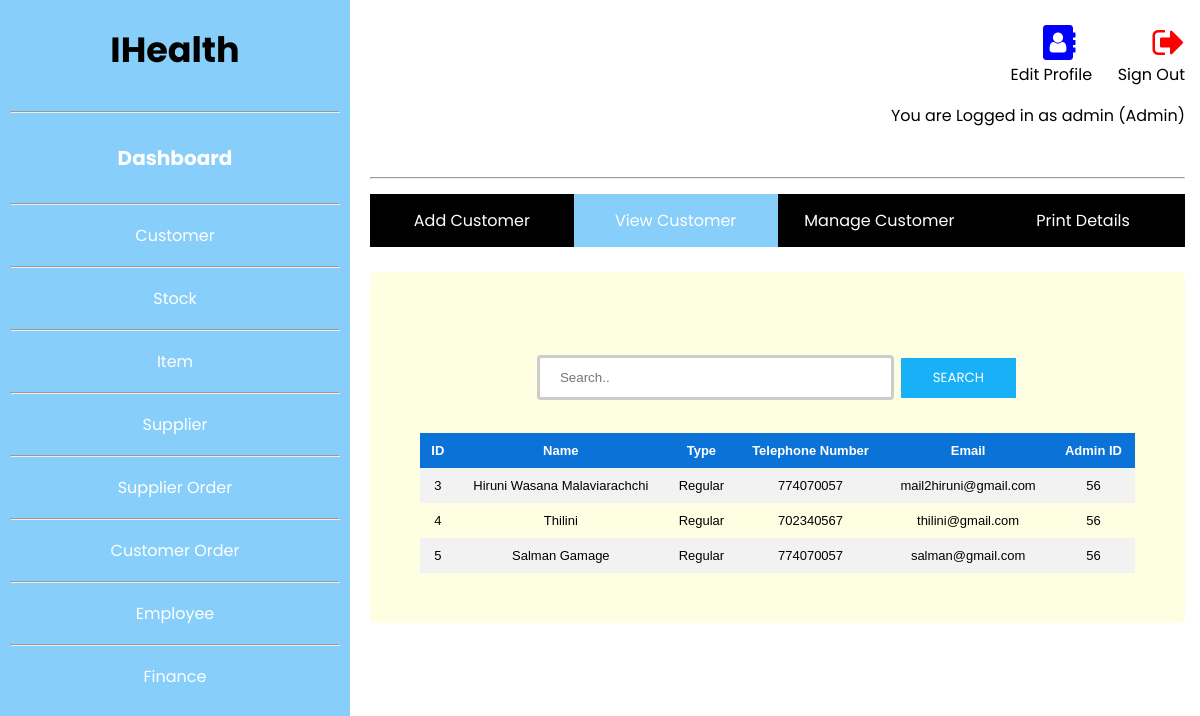
The app's page /src/Customer/ViewCustomer.php (signed in) with its own data.
### tables this page shows
CREATE TABLE `details` (
  `id` int(11) NOT NULL,
  `customername` text NOT NULL,
  `type` varchar(50) NOT NULL,
  `phoneno` int(10) NOT NULL,
  `email` varchar(100) NOT NULL,
  `adminid` int(11) NOT NULL
);

### src/Customer/ViewCustomer.php (the view, shortened to what this page needs)
<?php
include_once '../../config/connection.php';
$result = mysqli_query($conn,"SELECT * FROM details");
?>
<!DOCTYPE html>
<html lang="en">
<head>
<link rel="stylesheet" href="https://cdnjs.cloudflare.com/ajax/libs/font-awesome/4.7.0/css/font-awesome.min.css">
<link rel="stylesheet" href="../../public/css/View.css">
</head>
<body>
<?php
if (mysqli_num_rows($result) > 0) {
?>
<?php include('../../public/includes/header.php') ?>
  	<br>
  	<div class="row" style="margin-top: -18px;">
	<div class="navbar">
  		<ul>
		  <li><a href="AddCusDetails.php">Add Customer</a></li>
		  <li><a class="active" href="ViewCustomer.php">View Customer</a></li>
		  <li><a href="ManageCustomer.php">Manage Customer</a></li>
		  <li><a href="PrintDetails.php">Print Details</a></li>
		</ul>
		</div>
  	</div>
  	<br>
  	<div class="row form1">
  		<br>
  		<form action="#">
		    <center><input type="text" name="search" placeholder="Search..">
		  	<input type="submit" value="Search"></center>
		  	<br>
		  	<table>
			  <tr>
			    <th>ID</th>
			    <th>Name</th>
			    <th>Type</th>
			    <th>Telephone Number</th>
			    <th>Email</th>
				<th>Admin ID</th>
			  </tr>
			  	<?php
					while($row = mysqli_fetch_array($result)) {
				?>
			  <tr>
			    <td><?php echo $row["id"]; ?></td>
			    <td><?php echo $row["customername"]; ?></td>
			    <td><?php echo $row["type"]; ?></td>
			    <td><?php echo $row["phoneno"]; ?></td>
			    <td><?php echo $row["email"]; ?></td>
				<td><?php echo $row["adminid"]; ?></td>
			  </tr>
			  	<?php
					}
				?>
			</table>
			<?php
				}
				else{
				    echo "No result found";
				}
			?>
		</form>
  	</div>
</div>
</body>
</html>

### public/css/View.css (style rules this page uses)
* { box-sizing: border-box; }
body { margin: 0; font-family: 'Poppins', sans-serif; }
input[type=text], select { width: 50%; padding: 12px 20px; margin: 8px 0; display: inline-block; border: 3px solid #ccc; border-radius: 4px; box-sizing: border-box; }
input[type=submit] { background-color: #18b1f8; border: none; color: white; padding: 10px 32px; text-decoration: none; margin: 4px 2px; font-family: 'Poppins', sans-serif; text-transform: uppercase; cursor: pointer; }
.form1 { border-radius: 5px; background-color: #fefee2; padding: 50px; }
.navbar { width: 100%; overflow: auto; }
ul { list-style-type: none; margin: 0; padding: 0; overflow: hidden; background-color: #000000; }
li { float: left; width:25%; }
li a { display: block; color: white; text-align: center; padding: 14px 16px; text-decoration: none; }
.active { background-color: #87CEFA; }
table { border-collapse: collapse; width: 100%; font-family:Arial, Helvetica, sans-serif; font-size: small; margin-left:auto; margin-right:auto; }
th, td { text-align: center; padding: 10px; }
tr:nth-child(even) { background-color: #f2f2f2 }
th { background-color: #0b72d7; color: white; }

### records on screen
details: id "3", customername "Hiruni Wasana Malaviarachchi", type "Regular", phoneno "774070057", email "mail2hiruni@gmail.com", adminid "56"
details: id "4", customername "Thilini", type "Regular", phoneno "702340567", email "thilini@gmail.com", adminid "56"
details: id "5", customername "Salman Gamage", type "Regular", phoneno "774070057", email "salman@gmail.com", adminid "56"

### other values on screen
$_SESSION['name'] "admin"
